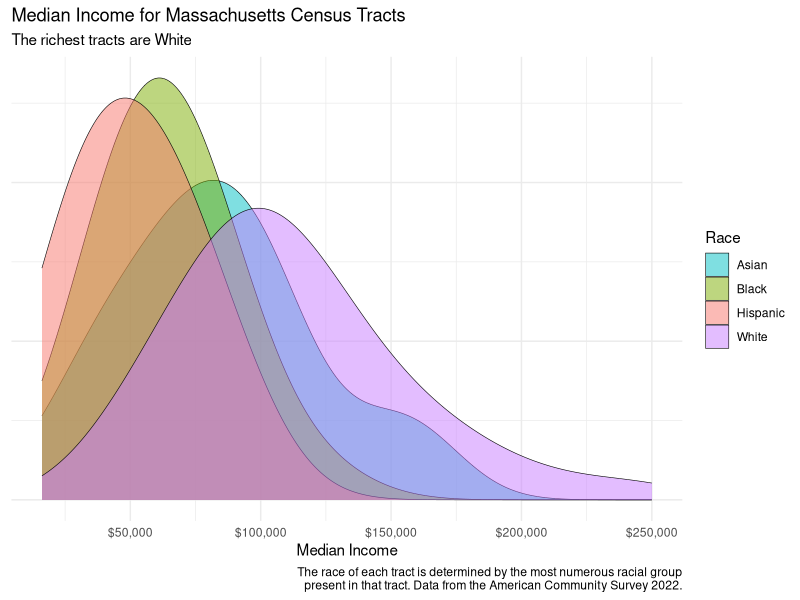

Recreate this plot in R.
library(tidyverse)
library(ggplot2)
library(scales)
library(dplyr)
data<-read_csv(file="./mass-tracts.csv")
# Create the density plot
ggplot(data, aes(x = med_income, fill = race, color = race)) +
  geom_density(alpha = 0.5,
               color="black",
               size=0.2,
               bw=20000) +
  scale_x_continuous(labels = dollar_format()) +
  scale_fill_manual(values = c("Hispanic" = "#F8766D", 
                               "Black" = "#7CAE00", 
                               "Asian" = "#00BFC4", 
                               "White" = "#C77CFF")) +
  theme_minimal() +
  labs(
    title = "Median Income for Massachusetts Census Tracts",
    subtitle = "The richest tracts are White",
    x = "Median Income",
    y = NULL,
    fill = "Race",
    color = "Race",
    caption = "The race of each tract is determined by the most numerous racial group\npresent in that tract. Data from the American Community Survey 2022.") +
  theme(
    #plot.title = element_text(size = 20, face = "bold"),
    #plot.subtitle = element_text(size = 14),
    #plot.caption = element_text(size = 10),
    #legend.position = "right"
    axis.ticks.y = element_blank(),
    axis.text.y = element_blank())


